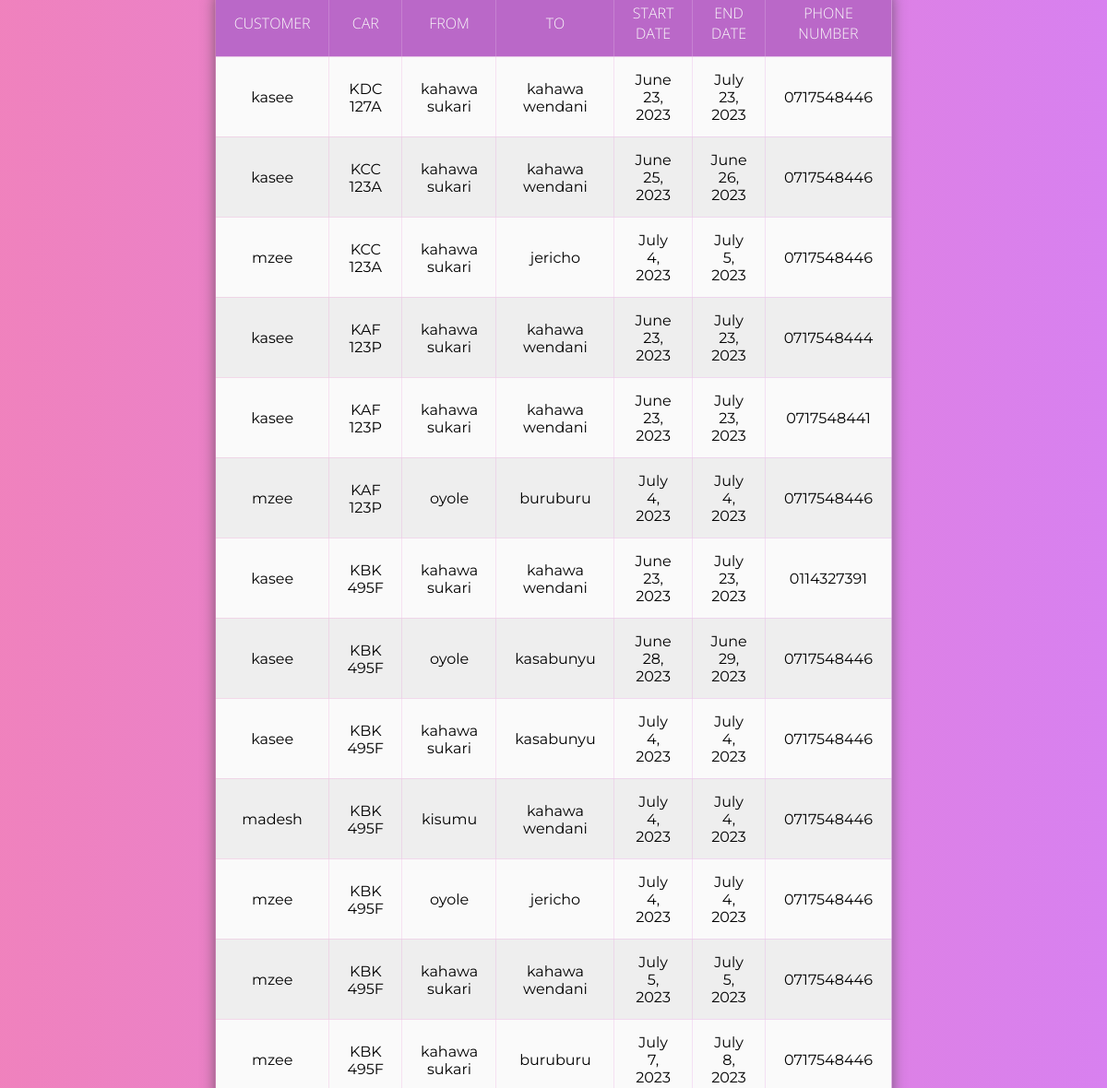
/Owner/owner_hiring_history/ (signed in), run on the app's committed database.
### Hire/models.py (models this page shows)
class Hire(models.Model):
    customer = models.ForeignKey(User, on_delete=models.CASCADE)
    car = models.ForeignKey(Car, on_delete=models.CASCADE, null=True)
    from_destination = models.CharField(max_length=20, null="True", validators=[
        RegexValidator("^([a-zA-Z])[a-zA-Z'\d ]+$", message='Must be a valid name of a place')])
    to_destination = models.CharField(max_length=20, null=True, validators=[
        RegexValidator("^([a-zA-Z])[a-zA-Z'\d ]+$", message='Must be a valid name of a place')])
    start_date = models.DateField(
        validators=[MinValueValidator(datetime.date.today(), "Start date can not be less than today")])
    end_date = models.DateField(
        validators=[MinValueValidator(datetime.date.today(), "End date can not be less than today")])
    phone_no = models.CharField(max_length=20, null="True",
                                validators=[RegexValidator('^(0)([127])(\d){8}$', message='Invalid phone numbers')])
    is_approved = models.BooleanField(default=False)
    is_rejected = models.BooleanField(default=False)

### accounts/models.py (models this page shows)
class User(AbstractUser):
    name = models.CharField(max_length=200, null=True) #attribute name defined
    email = models.EmailField(unique=True,null=True)

### Owner/models.py (models this page shows, shortened)
class Car(models.Model):
    owner = models.ForeignKey(User, null=True, on_delete=models.CASCADE)
    reg_no = models.CharField(max_length=20, unique=True, validators=[
        RegexValidator('^(K)([ABCDEFGHJKLMNPQRSTUVWXYZ]){2}( ){1}(\d){3}([ABCDEFGHJKLMNPQRSTUVWXYZ])$',
                       message="Invalid Number Plate")])
    image = models.ImageField(upload_to='car_images/')
    description = models.TextField(null=True, blank=True)
    phone_no = models.CharField(max_length=20, unique=True,
                                validators=[RegexValidator('^(0)([127])(\d){8}$', message='Invalid phone numbers')])
    updated = models.DateTimeField(auto_now = True , null=True)
    created = models.DateTimeField(auto_now_add=True, null= True)
    class Meta:
       ordering = ['-updated', '-created']  # Order by updated field in descending order and then by created field in descending order

### Owner/views.py (the view)
# urls.py: path('owner_hiring_history/', views.hiring_history, name='hiring_history'),
@login_required(login_url='login')
def hiring_history(request):
    user = request.user
    cars = Car.objects.filter(owner=user)
    hires = Hire.objects.filter(car__in=cars)
    return render(request, 'Owner/hiring_history.html', {'hires': hires})

### Owner/templates/Owner/hiring_history.html (shortened to what this page needs)
<!DOCTYPE html>
{% load static %}
<html lang="en">
<head>
    <link rel="stylesheet" href="{% static 'styles/tables.css'%}">
</head>
<body>
    {% if hires %}
    <div class="filter"></div>
    <table>
        <thead>
            <tr>
                <th>Customer</th>
                <th>Car</th>
                <th>From</th>
                <th>To</th>
                <th>Start Date</th>
                <th>End Date</th>
                <th>Phone Number</th>
            </tr>
        </thead>
        <tbody>
            {% for hire in hires %}
            <tr>
                <td>{{ hire.customer.username }}</td>
                <td>{{ hire.car.reg_no }}</td>
                <td>{{ hire.from_destination }}</td>
                <td>{{ hire.to_destination }}</td>
                <td>{{ hire.start_date }}</td>
                <td>{{ hire.end_date }}</td>
                <td>{{ hire.phone_no }}</td>
            </tr>
            {% endfor %}
        </tbody>
    </table>
{% else %}
    <p>No hiring history found.</p>
{% endif %}
</body>
</html>

### static/styles/tables.css (style rules this page uses)
* { margin:0; padding: 0; outline: 0; }
.filter { position: absolute; left: 0; top: 0; bottom: 0; right: 0; z-index: 1; background: rgb(233,76,161); background: -moz-linear-gradient(90deg, rgba(233,76,161,1) 0%, rgba(199,74,233,1) 100%); background: -webkit-linear-gradient(90deg, rgba(233,76,161,1) 0%, rgba(199,74,233,1) 100%); background: linear-gradient(90deg, rgba(233,76,161,1) 0%, rgba(199,74,233,1) 100%); filter: progid:DXImageTransform.Microsoft.gradient(startColorstr="#e94ca1",endColorstr="#c74ae9",GradientType=1); opacity: .7; }
table { position: absolute; z-index: 2; left: 50%; top: 50%; transform: translate(-50%,-50%); width: 60%; border-collapse: collapse; border-spacing: 0; box-shadow: 0 2px 15px rgba(64,64,64,.7); border-radius: 12px 12px 0 0; overflow: hidden; }
td , th { padding: 15px 20px; text-align: center; }
th { background-color: #ba68c8; color: #fafafa; font-family: 'Open Sans',Sans-serif; font-weight: 200; text-transform: uppercase; }
tr { width: 100%; background-color: #fafafa; font-family: 'Montserrat', sans-serif; }
tr:nth-child(even) { background-color: #eeeeee; }

### data on the page
Hire: customer.username "kasee", car.reg_no "KDC 127A", from_destination "kahawa sukari", to_destination "kahawa wendani", start_date "June 23, 2023", end_date "July 23, 2023", phone_no "0717548446"
Hire: customer.username "kasee", car.reg_no "KCC 123A", from_destination "kahawa sukari", to_destination "kahawa wendani", start_date "June 25, 2023", end_date "June 26, 2023", phone_no "0717548446"
Hire: customer.username "mzee", car.reg_no "KCC 123A", from_destination "kahawa sukari", to_destination "jericho", start_date "July 4, 2023", end_date "July 5, 2023", phone_no "0717548446"
Hire: customer.username "kasee", car.reg_no "KAF 123P", from_destination "kahawa sukari", to_destination "kahawa wendani", start_date "June 23, 2023", end_date "July 23, 2023", phone_no "0717548444"
Hire: customer.username "kasee", car.reg_no "KAF 123P", from_destination "kahawa sukari", to_destination "kahawa wendani", start_date "June 23, 2023", end_date "July 23, 2023", phone_no "0717548441"
Hire: customer.username "mzee", car.reg_no "KAF 123P", from_destination "oyole", to_destination "buruburu", start_date "July 4, 2023", end_date "July 4, 2023", phone_no "0717548446"
Hire: customer.username "kasee", car.reg_no "KBK 495F", from_destination "kahawa sukari", to_destination "kahawa wendani", start_date "June 23, 2023", end_date "July 23, 2023", phone_no "0114327391"
Hire: customer.username "kasee", car.reg_no "KBK 495F", from_destination "oyole", to_destination "kasabunyu", start_date "June 28, 2023", end_date "June 29, 2023", phone_no "0717548446"
Hire: customer.username "kasee", car.reg_no "KBK 495F", from_destination "kahawa sukari", to_destination "kasabunyu", start_date "July 4, 2023", end_date "July 4, 2023", phone_no "0717548446"
Hire: customer.username "madesh", car.reg_no "KBK 495F", from_destination "kisumu", to_destination "kahawa wendani", start_date "July 4, 2023", end_date "July 4, 2023", phone_no "0717548446"
Hire: customer.username "mzee", car.reg_no "KBK 495F", from_destination "oyole", to_destination "jericho", start_date "July 4, 2023", end_date "July 4, 2023", phone_no "0717548446"
Hire: customer.username "mzee", car.reg_no "KBK 495F", from_destination "kahawa sukari", to_destination "kahawa wendani", start_date "July 5, 2023", end_date "July 5, 2023", phone_no "0717548446"
Hire: customer.username "mzee", car.reg_no "KBK 495F", from_destination "kahawa sukari", to_destination "buruburu", start_date "July 7, 2023", end_date "July 8, 2023", phone_no "0717548446"
